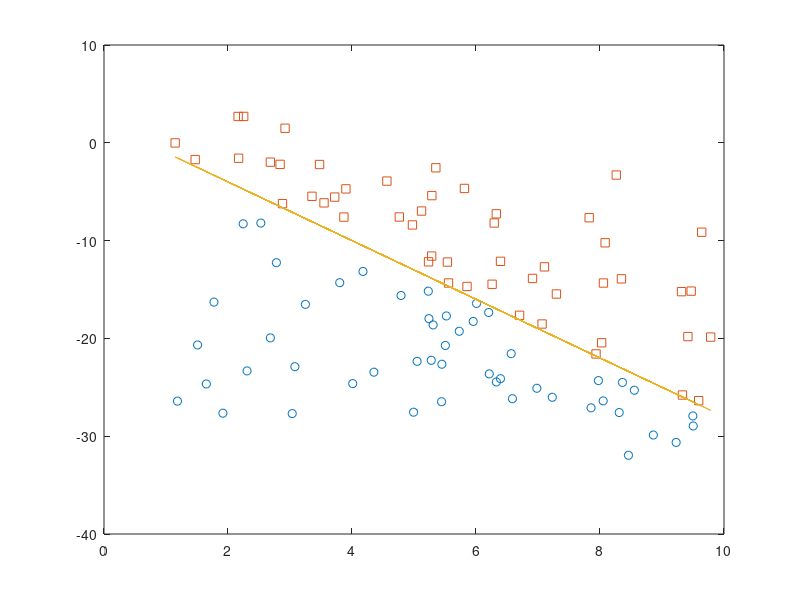

Reproduce this figure in MATLAB.
t=1+9*rand(1,100);
t1=t(1:50);
t2=t(51:100);
t01=-3*1+2;t02=-3*10+2;
r1=t01+(t02-t01).*rand(1,50);
r2=t01+(t02-t01).*rand(1,50);
s=-3*t+2;o1=ones(1,50);o2=-1*o1;
for i = 1:50
    while (r1(i)) >= (-3*t1(i)+2)
        r1(i)=r1(i)-(1+9*rand(1));
    end
end
for i=1:50
    while (r2(i)) <= (-3*t2(i)+2)
        r2(i)=r2(i)+(1+9*rand(1));
    end
end
plot(t1,r1,'o',t2,r2,'s',t,s,'-')
T1=[t1;r1;o1];
T2=[t2;r2;o2];
T=[T1 T2];
w=[0,0];b=0;eta=1;
n=length(T);
i=1;
J=[];
while i<=n
    if (T(3,i)*(w*T(1:2,i)+b))<=0
        w=w+eta*T(3,i)*T(1:2,i)';
        b=b+eta*T(3,i);
        J=[J i];
        i=1;
        continue
    else
        i=i+1;
        continue
    end
end
disp([w,b])
disp([-w(1)/w(2),-b/w(2)])